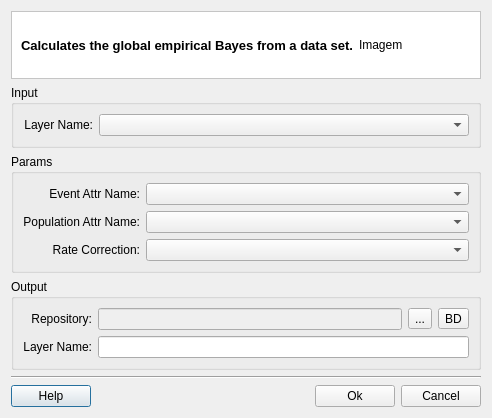
<?xml version="1.0" encoding="UTF-8"?>
<ui version="4.0">
 <class>BayesGlobalDialogForm</class>
 <widget class="QDialog" name="BayesGlobalDialogForm">
  <property name="geometry">
   <rect>
    <x>0</x>
    <y>0</y>
    <width>505</width>
    <height>395</height>
   </rect>
  </property>
  <property name="windowTitle">
   <string>Global Empirical Bayes</string>
  </property>
  <layout class="QGridLayout" name="gridLayout_11">
   <property name="sizeConstraint">
    <enum>QLayout::SetFixedSize</enum>
   </property>
   <item row="0" column="0">
    <layout class="QGridLayout" name="gridLayout_10">
     <item row="0" column="0">
      <widget class="QFrame" name="frame">
       <property name="styleSheet">
        <string notr="true">QWidget { background: white }</string>
       </property>
       <property name="frameShape">
        <enum>QFrame::StyledPanel</enum>
       </property>
       <property name="frameShadow">
        <enum>QFrame::Sunken</enum>
       </property>
       <layout class="QGridLayout" name="gridLayout_2">
        <item row="0" column="0">
         <widget class="QLabel" name="m_titleLabel">
          <property name="font">
           <font>
            <pointsize>10</pointsize>
            <weight>75</weight>
            <bold>true</bold>
           </font>
          </property>
          <property name="text">
           <string>Calculates the global empirical Bayes from a data set.</string>
          </property>
         </widget>
        </item>
        <item row="0" column="1">
         <widget class="QLabel" name="m_imgLabel">
          <property name="minimumSize">
           <size>
            <width>112</width>
            <height>48</height>
           </size>
          </property>
          <property name="maximumSize">
           <size>
            <width>48</width>
            <height>48</height>
           </size>
          </property>
          <property name="text">
           <string>Imagem</string>
          </property>
         </widget>
        </item>
       </layout>
      </widget>
     </item>
     <item row="1" column="0">
      <widget class="QGroupBox" name="groupBox">
       <property name="title">
        <string>Input</string>
       </property>
       <property name="flat">
        <bool>true</bool>
       </property>
       <layout class="QGridLayout" name="gridLayout_4">
        <item row="0" column="0">
         <layout class="QGridLayout" name="gridLayout_3">
          <item row="0" column="0">
           <widget class="QLabel" name="label">
            <property name="minimumSize">
             <size>
              <width>70</width>
              <height>0</height>
             </size>
            </property>
            <property name="text">
             <string>Layer Name:</string>
            </property>
            <property name="alignment">
             <set>Qt::AlignRight|Qt::AlignTrailing|Qt::AlignVCenter</set>
            </property>
           </widget>
          </item>
          <item row="0" column="1">
           <widget class="QComboBox" name="m_inputLayerComboBox">
            <property name="sizePolicy">
             <sizepolicy hsizetype="MinimumExpanding" vsizetype="Fixed">
              <horstretch>0</horstretch>
              <verstretch>0</verstretch>
             </sizepolicy>
            </property>
           </widget>
          </item>
         </layout>
        </item>
       </layout>
      </widget>
     </item>
     <item row="2" column="0">
      <widget class="QGroupBox" name="groupBox_3">
       <property name="title">
        <string>Params</string>
       </property>
       <property name="flat">
        <bool>true</bool>
       </property>
       <layout class="QGridLayout" name="gridLayout_12">
        <item row="0" column="0">
         <layout class="QGridLayout" name="gridLayout_9">
          <item row="0" column="0">
           <layout class="QGridLayout" name="gridLayout_5">
            <item row="0" column="0">
             <widget class="QLabel" name="label_2">
              <property name="minimumSize">
               <size>
                <width>70</width>
                <height>0</height>
               </size>
              </property>
              <property name="text">
               <string>Event Attr Name:</string>
              </property>
              <property name="alignment">
               <set>Qt::AlignRight|Qt::AlignTrailing|Qt::AlignVCenter</set>
              </property>
             </widget>
            </item>
            <item row="1" column="0">
             <widget class="QLabel" name="label_7">
              <property name="text">
               <string>Population Attr Name:</string>
              </property>
              <property name="alignment">
               <set>Qt::AlignRight|Qt::AlignTrailing|Qt::AlignVCenter</set>
              </property>
             </widget>
            </item>
            <item row="2" column="0">
             <widget class="QLabel" name="label_4">
              <property name="text">
               <string>Rate Correction:</string>
              </property>
              <property name="alignment">
               <set>Qt::AlignRight|Qt::AlignTrailing|Qt::AlignVCenter</set>
              </property>
             </widget>
            </item>
           </layout>
          </item>
          <item row="0" column="1">
           <layout class="QGridLayout" name="gridLayout_6">
            <item row="0" column="0">
             <widget class="QComboBox" name="m_attrEventComboBox">
              <property name="enabled">
               <bool>true</bool>
              </property>
              <property name="sizePolicy">
               <sizepolicy hsizetype="MinimumExpanding" vsizetype="Fixed">
                <horstretch>0</horstretch>
                <verstretch>0</verstretch>
               </sizepolicy>
              </property>
             </widget>
            </item>
            <item row="1" column="0">
             <widget class="QComboBox" name="m_attrPopComboBox">
              <property name="sizePolicy">
               <sizepolicy hsizetype="MinimumExpanding" vsizetype="Fixed">
                <horstretch>0</horstretch>
                <verstretch>0</verstretch>
               </sizepolicy>
              </property>
             </widget>
            </item>
            <item row="2" column="0">
             <widget class="QComboBox" name="m_rateComboBox">
              <property name="sizePolicy">
               <sizepolicy hsizetype="MinimumExpanding" vsizetype="Fixed">
                <horstretch>0</horstretch>
                <verstretch>0</verstretch>
               </sizepolicy>
              </property>
             </widget>
            </item>
           </layout>
          </item>
         </layout>
        </item>
       </layout>
      </widget>
     </item>
     <item row="3" column="0">
      <widget class="QGroupBox" name="groupBox_2">
       <property name="sizePolicy">
        <sizepolicy hsizetype="Preferred" vsizetype="Preferred">
         <horstretch>0</horstretch>
         <verstretch>0</verstretch>
        </sizepolicy>
       </property>
       <property name="title">
        <string>Output</string>
       </property>
       <property name="flat">
        <bool>true</bool>
       </property>
       <layout class="QGridLayout" name="gridLayout_22">
        <item row="0" column="0">
         <layout class="QGridLayout" name="gridLayout_21">
          <item row="0" column="0">
           <layout class="QGridLayout" name="gridLayout_7">
            <item row="0" column="0">
             <widget class="QLabel" name="label_6">
              <property name="text">
               <string>Repository:</string>
              </property>
              <property name="alignment">
               <set>Qt::AlignRight|Qt::AlignTrailing|Qt::AlignVCenter</set>
              </property>
             </widget>
            </item>
            <item row="1" column="0">
             <widget class="QLabel" name="label_3">
              <property name="text">
               <string>Layer Name:</string>
              </property>
              <property name="alignment">
               <set>Qt::AlignRight|Qt::AlignTrailing|Qt::AlignVCenter</set>
              </property>
             </widget>
            </item>
           </layout>
          </item>
          <item row="0" column="1">
           <layout class="QGridLayout" name="gridLayout_20">
            <item row="0" column="0">
             <layout class="QGridLayout" name="gridLayout_8">
              <item row="0" column="0">
               <widget class="QLineEdit" name="m_repositoryLineEdit">
                <property name="enabled">
                 <bool>false</bool>
                </property>
               </widget>
              </item>
              <item row="0" column="1">
               <widget class="QToolButton" name="m_targetFileToolButton">
                <property name="minimumSize">
                 <size>
                  <width>0</width>
                  <height>0</height>
                 </size>
                </property>
                <property name="text">
                 <string>...</string>
                </property>
               </widget>
              </item>
              <item row="0" column="2">
               <widget class="QToolButton" name="m_targetDatasourceToolButton">
                <property name="minimumSize">
                 <size>
                  <width>0</width>
                  <height>0</height>
                 </size>
                </property>
                <property name="text">
                 <string>BD</string>
                </property>
               </widget>
              </item>
             </layout>
            </item>
            <item row="1" column="0">
             <widget class="QLineEdit" name="m_newLayerNameLineEdit">
              <property name="readOnly">
               <bool>false</bool>
              </property>
             </widget>
            </item>
           </layout>
          </item>
         </layout>
        </item>
       </layout>
      </widget>
     </item>
     <item row="4" column="0">
      <layout class="QGridLayout" name="gridLayout">
       <item row="0" column="0" colspan="4">
        <widget class="Line" name="line">
         <property name="orientation">
          <enum>Qt::Horizontal</enum>
         </property>
        </widget>
       </item>
       <item row="1" column="0">
        <widget class="te::qt::widgets::HelpPushButton" name="m_helpPushButton">
         <property name="text">
          <string>Help</string>
         </property>
        </widget>
       </item>
       <item row="1" column="1">
        <spacer name="horizontalSpacer">
         <property name="orientation">
          <enum>Qt::Horizontal</enum>
         </property>
         <property name="sizeHint" stdset="0">
          <size>
           <width>40</width>
           <height>20</height>
          </size>
         </property>
        </spacer>
       </item>
       <item row="1" column="2">
        <widget class="QPushButton" name="m_okPushButton">
         <property name="text">
          <string>Ok</string>
         </property>
        </widget>
       </item>
       <item row="1" column="3">
        <widget class="QPushButton" name="m_cancelPushButton">
         <property name="text">
          <string>Cancel</string>
         </property>
        </widget>
       </item>
      </layout>
     </item>
    </layout>
   </item>
  </layout>
 </widget>
 <customwidgets>
  <customwidget>
   <class>te::qt::widgets::HelpPushButton</class>
   <extends>QPushButton</extends>
   <header>terralib/qt/widgets/help/HelpPushButton.h</header>
  </customwidget>
 </customwidgets>
 <tabstops>
  <tabstop>m_inputLayerComboBox</tabstop>
  <tabstop>m_attrEventComboBox</tabstop>
  <tabstop>m_attrPopComboBox</tabstop>
  <tabstop>m_rateComboBox</tabstop>
  <tabstop>m_repositoryLineEdit</tabstop>
  <tabstop>m_targetFileToolButton</tabstop>
  <tabstop>m_targetDatasourceToolButton</tabstop>
  <tabstop>m_newLayerNameLineEdit</tabstop>
  <tabstop>m_okPushButton</tabstop>
  <tabstop>m_cancelPushButton</tabstop>
  <tabstop>m_helpPushButton</tabstop>
 </tabstops>
 <resources/>
 <connections>
  <connection>
   <sender>m_cancelPushButton</sender>
   <signal>released()</signal>
   <receiver>BayesGlobalDialogForm</receiver>
   <slot>reject()</slot>
   <hints>
    <hint type="sourcelabel">
     <x>567</x>
     <y>548</y>
    </hint>
    <hint type="destinationlabel">
     <x>532</x>
     <y>509</y>
    </hint>
   </hints>
  </connection>
 </connections>
</ui>
